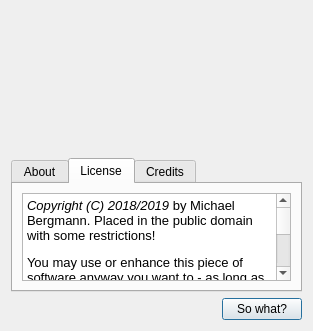
<?xml version="1.0" encoding="UTF-8"?>
<ui version="4.0">
 <class>aboutDialog</class>
 <widget class="QDialog" name="aboutDialog">
  <property name="windowModality">
   <enum>Qt::WindowModality::ApplicationModal</enum>
  </property>
  <property name="geometry">
   <rect>
    <x>0</x>
    <y>0</y>
    <width>313</width>
    <height>331</height>
   </rect>
  </property>
  <property name="minimumSize">
   <size>
    <width>313</width>
    <height>331</height>
   </size>
  </property>
  <property name="maximumSize">
   <size>
    <width>313</width>
    <height>331</height>
   </size>
  </property>
  <property name="windowTitle">
   <string>About AmigaED 4.0...</string>
  </property>
  <property name="windowIcon">
   <iconset resource="application.qrc">
    <normaloff>:/images/amiga_classic.png</normaloff>:/images/amiga_classic.png</iconset>
  </property>
  <property name="modal">
   <bool>true</bool>
  </property>
  <layout class="QGridLayout" name="gridLayout">
   <item row="0" column="0" colspan="2">
    <widget class="QLabel" name="label_logo">
     <property name="minimumSize">
      <size>
       <width>301</width>
       <height>141</height>
      </size>
     </property>
     <property name="maximumSize">
      <size>
       <width>301</width>
       <height>141</height>
      </size>
     </property>
     <property name="frameShape">
      <enum>QFrame::Shape::NoFrame</enum>
     </property>
     <property name="text">
      <string/>
     </property>
     <property name="pixmap">
      <pixmap resource="application.qrc">:/images/aced-logo.png</pixmap>
     </property>
    </widget>
   </item>
   <item row="1" column="0" colspan="2">
    <widget class="QTabWidget" name="tabWidget">
     <property name="currentIndex">
      <number>1</number>
     </property>
     <widget class="QWidget" name="tabAbout">
      <attribute name="title">
       <string>About</string>
      </attribute>
      <layout class="QGridLayout" name="gridLayout_2">
       <item row="0" column="0">
        <widget class="QTextBrowser" name="textBrowser">
         <property name="html">
          <string>&lt;!DOCTYPE HTML PUBLIC &quot;-//W3C//DTD HTML 4.0//EN&quot; &quot;http://www.w3.org/TR/REC-html40/strict.dtd&quot;&gt;
&lt;html&gt;&lt;head&gt;&lt;meta name=&quot;qrichtext&quot; content=&quot;1&quot; /&gt;&lt;meta charset=&quot;utf-8&quot; /&gt;&lt;style type=&quot;text/css&quot;&gt;
p, li { white-space: pre-wrap; }
hr { height: 1px; border-width: 0; }
li.unchecked::marker { content: &quot;\2610&quot;; }
li.checked::marker { content: &quot;\2612&quot;; }
&lt;/style&gt;&lt;/head&gt;&lt;body style=&quot; font-family:'Segoe UI'; font-size:9pt; font-weight:400; font-style:normal;&quot;&gt;
&lt;p style=&quot; margin-top:0px; margin-bottom:0px; margin-left:0px; margin-right:0px; -qt-block-indent:0; text-indent:0px;&quot;&gt;&lt;span style=&quot; font-family:'Noto Sans'; font-size:10pt; font-weight:600;&quot;&gt;AmigaED v4.0&lt;/span&gt;&lt;span style=&quot; font-family:'Noto Sans'; font-size:10pt;&quot;&gt; is meant to be the missing link between advanced Amiga Cross Compiler Toolchains and the comfort of editing and compiling source files in a decent environment.&lt;br /&gt;Originally started as an example for writing an advanced coder's editor using the &lt;/span&gt;&lt;span style=&quot; font-family:'Noto Sans'; font-size:10pt; font-style:italic;&quot;&gt;Qt5&lt;/span&gt;&lt;span style=&quot; font-family:'Noto Sans'; font-size:10pt;&quot;&gt; and &lt;/span&gt;&lt;span style=&quot; font-family:'Noto Sans'; font-size:10pt; font-style:italic;&quot;&gt;QScintilla&lt;/span&gt;&lt;span style=&quot; font-family:'Noto Sans'; font-size:10pt;&quot;&gt; frameworks in C++, containing a menu bar, toolbars, menus, a custom context menue, an enhanced statusbar and some sophisticated editing actions, AmigaED finally grew into a full-fleshed IDE for AmigaOS application development. The source is based on Riverbank's original editor example, as provided with the &lt;/span&gt;&lt;span style=&quot; font-family:'Noto Sans'; font-size:10pt; font-style:italic;&quot;&gt;QScintilla sources&lt;/span&gt;&lt;span style=&quot; font-family:'Noto Sans'; font-size:10pt;&quot;&gt;. &lt;/span&gt;&lt;/p&gt;&lt;/body&gt;&lt;/html&gt;</string>
         </property>
         <property name="openLinks">
          <bool>false</bool>
         </property>
        </widget>
       </item>
      </layout>
     </widget>
     <widget class="QWidget" name="tabLicence">
      <attribute name="title">
       <string>License</string>
      </attribute>
      <layout class="QGridLayout" name="gridLayout_3">
       <item row="0" column="0">
        <widget class="QTextBrowser" name="textBrowser_2">
         <property name="html">
          <string>&lt;!DOCTYPE HTML PUBLIC &quot;-//W3C//DTD HTML 4.0//EN&quot; &quot;http://www.w3.org/TR/REC-html40/strict.dtd&quot;&gt;
&lt;html&gt;&lt;head&gt;&lt;meta name=&quot;qrichtext&quot; content=&quot;1&quot; /&gt;&lt;meta charset=&quot;utf-8&quot; /&gt;&lt;style type=&quot;text/css&quot;&gt;
p, li { white-space: pre-wrap; }
hr { height: 1px; border-width: 0; }
li.unchecked::marker { content: &quot;\2610&quot;; }
li.checked::marker { content: &quot;\2612&quot;; }
&lt;/style&gt;&lt;/head&gt;&lt;body style=&quot; font-family:'Segoe UI'; font-size:9pt; font-weight:400; font-style:normal;&quot;&gt;
&lt;p style=&quot; margin-top:12px; margin-bottom:12px; margin-left:0px; margin-right:0px; -qt-block-indent:0; text-indent:0px;&quot;&gt;&lt;span style=&quot; font-family:'Noto Sans'; font-size:10pt; font-style:italic;&quot;&gt;Copyright (C) 2018/2019 &lt;/span&gt;&lt;span style=&quot; font-family:'Noto Sans'; font-size:10pt;&quot;&gt;by Michael Bergmann. Placed in the public domain with some restrictions!&lt;/span&gt;&lt;/p&gt;
&lt;p style=&quot; margin-top:12px; margin-bottom:12px; margin-left:0px; margin-right:0px; -qt-block-indent:0; text-indent:0px;&quot;&gt;&lt;span style=&quot; font-family:'Noto Sans'; font-size:10pt;&quot;&gt;You may use or enhance this piece of software anyway you want to - as long as you don't violate laws or copyright issues. I hereby &lt;/span&gt;&lt;span style=&quot; font-family:'Noto Sans'; font-size:10pt; font-style:italic;&quot;&gt;explicitely prohibit&lt;/span&gt;&lt;span style=&quot; font-family:'Noto Sans'; font-size:10pt;&quot;&gt; the usage of my work to people who believe in racism, fascism and any kind of attitude against democratic lifestyle. &lt;/span&gt;&lt;span style=&quot; font-family:'Noto Sans'; font-size:10pt; font-style:italic;&quot;&gt;It is self-explanatory that this prohibits the usage of my work to any member or fan of the german AfD party, aswell as MAGA-Supporters and Putin's minions. A free world needs free Software - and it needs free people.&lt;/span&gt;&lt;/p&gt;
&lt;p style=&quot; margin-top:12px; margin-bottom:12px; margin-left:0px; margin-right:0px; -qt-block-indent:0; text-indent:0px;&quot;&gt;&lt;span style=&quot; font-family:'Noto Sans'; font-size:10pt;&quot;&gt;Further information about Qt licensing is available at: &lt;/span&gt;&lt;a href=&quot;http://www.trolltech.com/products/qt/licensing.html&quot;&gt;&lt;span style=&quot; font-family:'Noto Sans'; font-size:10pt; text-decoration: underline; color:#2980b9;&quot;&gt;http://www.trolltech.com/products/qt/licensing.html&lt;/span&gt;&lt;/a&gt;&lt;span style=&quot; font-family:'Noto Sans'; font-size:10pt;&quot;&gt; or by contacting &lt;/span&gt;&lt;a href=&quot;mailto:info@trolltech.com&quot;&gt;&lt;span style=&quot; font-family:'Noto Sans'; font-size:10pt; text-decoration: underline; color:#2980b9;&quot;&gt;info@trolltech.com&lt;/span&gt;&lt;/a&gt;&lt;span style=&quot; font-family:'Noto Sans'; font-size:10pt;&quot;&gt;.&lt;/span&gt;&lt;/p&gt;
&lt;p style=&quot; margin-top:12px; margin-bottom:12px; margin-left:0px; margin-right:0px; -qt-block-indent:0; text-indent:0px;&quot;&gt;&lt;span style=&quot; font-family:'Noto Sans'; font-size:10pt;&quot;&gt;Further information about QScintilla licensing is available at: &lt;/span&gt;&lt;a href=&quot;https://www.riverbankcomputing.com/software/qscintilla/license&quot;&gt;&lt;span style=&quot; font-family:'Noto Sans'; font-size:10pt; text-decoration: underline; color:#2980b9;&quot;&gt;https://www.riverbankcomputing.com/software/qscintilla/license&lt;/span&gt;&lt;/a&gt;&lt;span style=&quot; font-family:'Noto Sans'; font-size:10pt;&quot;&gt; or by contacting &lt;/span&gt;&lt;a href=&quot;mailto:sales@riverbankcomputing.com&quot;&gt;&lt;span style=&quot; font-family:'Noto Sans'; font-size:10pt; text-decoration: underline; color:#2980b9;&quot;&gt;sales@riverbankcomputing.com&lt;/span&gt;&lt;/a&gt;&lt;span style=&quot; font-family:'Noto Sans'; font-size:10pt;&quot;&gt;.&lt;/span&gt;&lt;/p&gt;
&lt;p style=&quot; margin-top:12px; margin-bottom:12px; margin-left:0px; margin-right:0px; -qt-block-indent:0; text-indent:0px;&quot;&gt;&lt;span style=&quot; font-family:'Noto Sans'; font-size:10pt;&quot;&gt;This program is provided AS IS with NO WARRANTY OF ANY KIND, INCLUDING THE WARRANTY OF DESIGN, MERCHANTABILITY AND FITNESS FOR A PARTICULAR PURPOSE.&lt;/span&gt;&lt;/p&gt;&lt;/body&gt;&lt;/html&gt;</string>
         </property>
         <property name="openLinks">
          <bool>false</bool>
         </property>
        </widget>
       </item>
      </layout>
     </widget>
     <widget class="QWidget" name="tabCredits">
      <attribute name="title">
       <string>Credits</string>
      </attribute>
      <layout class="QGridLayout" name="gridLayout_4">
       <item row="0" column="0">
        <widget class="QTextBrowser" name="textBrowser_3">
         <property name="html">
          <string>&lt;!DOCTYPE HTML PUBLIC &quot;-//W3C//DTD HTML 4.0//EN&quot; &quot;http://www.w3.org/TR/REC-html40/strict.dtd&quot;&gt;
&lt;html&gt;&lt;head&gt;&lt;meta name=&quot;qrichtext&quot; content=&quot;1&quot; /&gt;&lt;meta charset=&quot;utf-8&quot; /&gt;&lt;style type=&quot;text/css&quot;&gt;
p, li { white-space: pre-wrap; }
hr { height: 1px; border-width: 0; }
li.unchecked::marker { content: &quot;\2610&quot;; }
li.checked::marker { content: &quot;\2612&quot;; }
&lt;/style&gt;&lt;/head&gt;&lt;body style=&quot; font-family:'Segoe UI'; font-size:9pt; font-weight:400; font-style:normal;&quot;&gt;
&lt;ul style=&quot;margin-top: 0px; margin-bottom: 0px; margin-left: 0px; margin-right: 0px; -qt-list-indent: 1;&quot;&gt;
&lt;li style=&quot; font-family:'Noto Sans'; font-size:10pt;&quot; style=&quot; margin-top:12px; margin-bottom:0px; margin-left:0px; margin-right:0px; -qt-block-indent:0; text-indent:0px;&quot;&gt;Matic Kucovec and Kristof Mulier for their great tutorial and website on how to use QScintilla in Python&lt;/li&gt;
&lt;li style=&quot; font-family:'Noto Sans'; font-size:10pt;&quot; style=&quot; margin-top:0px; margin-bottom:12px; margin-left:0px; margin-right:0px; -qt-block-indent:0; text-indent:0px;&quot;&gt;Keith F. Kelly for pointing me out on how to kill an existing QsciLexer&lt;/li&gt;&lt;/ul&gt;
&lt;p style=&quot; margin-top:12px; margin-bottom:12px; margin-left:0px; margin-right:0px; -qt-block-indent:0; text-indent:0px;&quot;&gt;&lt;span style=&quot; font-family:'Noto Sans'; font-size:10pt;&quot;&gt;...and last, but not least all those not personally mentioned people out on stackoverflow.com for beeing patiently helpfull. Thanks for your helping hands when I got stuck, folks. You rock!&lt;/span&gt;&lt;/p&gt;&lt;/body&gt;&lt;/html&gt;</string>
         </property>
         <property name="openLinks">
          <bool>false</bool>
         </property>
        </widget>
       </item>
      </layout>
     </widget>
    </widget>
   </item>
   <item row="2" column="0">
    <spacer name="horizontalSpacer">
     <property name="orientation">
      <enum>Qt::Orientation::Horizontal</enum>
     </property>
     <property name="sizeHint" stdset="0">
      <size>
       <width>201</width>
       <height>20</height>
      </size>
     </property>
    </spacer>
   </item>
   <item row="2" column="1">
    <widget class="QPushButton" name="pushButton">
     <property name="text">
      <string>So what?</string>
     </property>
     <property name="icon">
      <iconset resource="application.qrc">
       <normaloff>:/images/amiga_classic.png</normaloff>:/images/amiga_classic.png</iconset>
     </property>
    </widget>
   </item>
  </layout>
 </widget>
 <resources>
  <include location="application.qrc"/>
 </resources>
 <connections>
  <connection>
   <sender>pushButton</sender>
   <signal>clicked()</signal>
   <receiver>aboutDialog</receiver>
   <slot>accept()</slot>
   <hints>
    <hint type="sourcelabel">
     <x>261</x>
     <y>307</y>
    </hint>
    <hint type="destinationlabel">
     <x>156</x>
     <y>165</y>
    </hint>
   </hints>
  </connection>
 </connections>
</ui>
